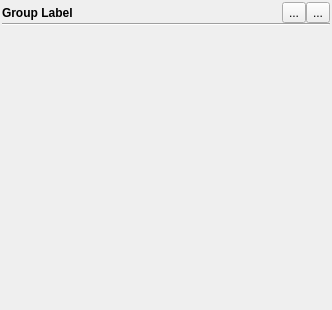
<?xml version="1.0" encoding="UTF-8"?>
<ui version="4.0">
 <class>PropertyCollectionWidget</class>
 <widget class="QWidget" name="PropertyCollectionWidget">
  <property name="geometry">
   <rect>
    <x>0</x>
    <y>0</y>
    <width>332</width>
    <height>310</height>
   </rect>
  </property>
  <property name="windowTitle">
   <string>Form</string>
  </property>
  <layout class="QVBoxLayout" name="verticalLayout_2" stretch="0,1">
   <property name="spacing">
    <number>2</number>
   </property>
   <property name="leftMargin">
    <number>2</number>
   </property>
   <property name="topMargin">
    <number>2</number>
   </property>
   <property name="rightMargin">
    <number>2</number>
   </property>
   <property name="bottomMargin">
    <number>2</number>
   </property>
   <item>
    <layout class="QVBoxLayout" name="verticalLayout">
     <property name="spacing">
      <number>0</number>
     </property>
     <item>
      <layout class="QHBoxLayout" name="horizontalLayout">
       <item>
        <widget class="QLabel" name="groupLabel">
         <property name="toolTip">
          <string/>
         </property>
         <property name="text">
          <string>Group Label</string>
         </property>
         <property name="font">
          <font>
           <weight>600</weight>
          </font>
         </property>
        </widget>
       </item>
       <item>
        <widget class="QToolButton" name="addItemButton">
         <property name="toolTip">
          <string>Append new</string>
         </property>
         <property name="text">
          <string>...</string>
         </property>
         <property name="icon">
          <iconset resource="../../../Widgets/Resources/QtWidgets.qrc">
           <normaloff>:/QtWidgets/Icons/pqPlus.svg</normaloff>:/QtWidgets/Icons/pqPlus.svg</iconset>
         </property>
        </widget>
       </item>
       <item>
        <widget class="QToolButton" name="removeAllButton">
         <property name="toolTip">
          <string>Remove all</string>
         </property>
         <property name="text">
          <string>...</string>
         </property>
         <property name="icon">
          <iconset resource="../../../Widgets/Resources/QtWidgets.qrc">
           <normaloff>:/QtWidgets/Icons/pqDelete.svg</normaloff>:/QtWidgets/Icons/pqDelete.svg</iconset>
         </property>
        </widget>
       </item>
      </layout>
     </item>
     <item>
      <widget class="Line" name="line">
       <property name="orientation">
        <enum>Qt::Horizontal</enum>
       </property>
      </widget>
     </item>
    </layout>
   </item>
   <item>
    <widget class="QWidget" name="container" native="true">
     <layout class="QVBoxLayout" name="verticalLayout_3">
      <property name="spacing">
       <number>2</number>
      </property>
      <property name="leftMargin">
       <number>0</number>
      </property>
      <property name="topMargin">
       <number>0</number>
      </property>
      <property name="rightMargin">
       <number>0</number>
      </property>
      <property name="bottomMargin">
       <number>0</number>
      </property>
     </layout>
    </widget>
   </item>
  </layout>
 </widget>
 <resources>
  <include location="../../../Core/Resources/pqCore.qrc"/>
  <include location="../../../Widgets/Resources/QtWidgets.qrc"/>
 </resources>
 <connections/>
</ui>
